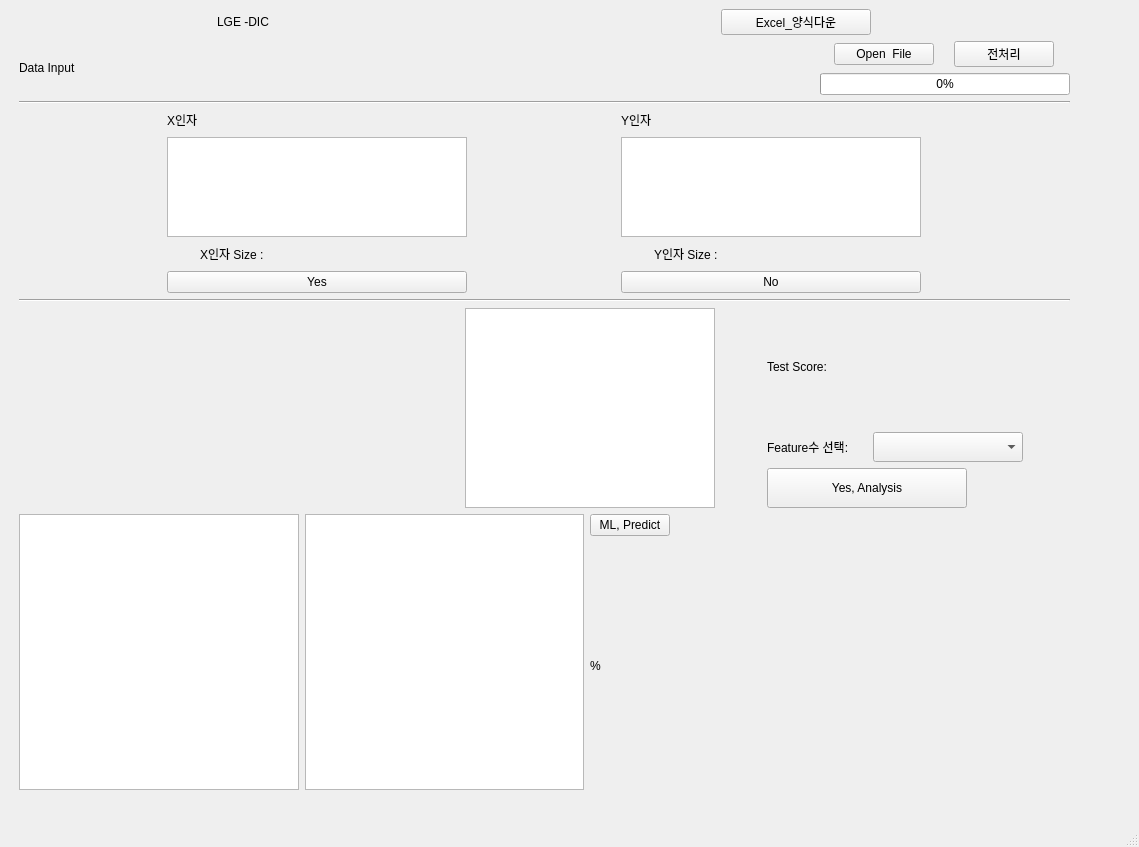
<?xml version="1.0" encoding="UTF-8"?>
<ui version="4.0">
 <class>MainWindow</class>
 <widget class="QMainWindow" name="MainWindow">
  <property name="geometry">
   <rect>
    <x>0</x>
    <y>0</y>
    <width>1139</width>
    <height>847</height>
   </rect>
  </property>
  <property name="sizePolicy">
   <sizepolicy hsizetype="Maximum" vsizetype="Preferred">
    <horstretch>0</horstretch>
    <verstretch>0</verstretch>
   </sizepolicy>
  </property>
  <property name="windowTitle">
   <string>MainWindow</string>
  </property>
  <widget class="QWidget" name="centralwidget">
   <property name="sizePolicy">
    <sizepolicy hsizetype="Maximum" vsizetype="Preferred">
     <horstretch>0</horstretch>
     <verstretch>0</verstretch>
    </sizepolicy>
   </property>
   <property name="maximumSize">
    <size>
     <width>1500</width>
     <height>16777215</height>
    </size>
   </property>
   <widget class="QWidget" name="gridLayoutWidget">
    <property name="geometry">
     <rect>
      <x>19</x>
      <y>9</y>
      <width>1051</width>
      <height>781</height>
     </rect>
    </property>
    <layout class="QGridLayout" name="gridLayout">
     <property name="sizeConstraint">
      <enum>QLayout::SetMinimumSize</enum>
     </property>
     <item row="0" column="0">
      <layout class="QVBoxLayout" name="verticalLayout">
       <property name="sizeConstraint">
        <enum>QLayout::SetMinimumSize</enum>
       </property>
       <item>
        <layout class="QVBoxLayout" name="verticalLayout_7">
         <property name="sizeConstraint">
          <enum>QLayout::SetMinimumSize</enum>
         </property>
         <item>
          <layout class="QHBoxLayout" name="horizontalLayout_12">
           <property name="sizeConstraint">
            <enum>QLayout::SetMinimumSize</enum>
           </property>
           <item>
            <widget class="QLabel" name="label_6">
             <property name="maximumSize">
              <size>
               <width>300</width>
               <height>16777215</height>
              </size>
             </property>
             <property name="text">
              <string>LGE -DIC</string>
             </property>
            </widget>
           </item>
           <item>
            <widget class="QPushButton" name="L0_btn_Excelfile">
             <property name="maximumSize">
              <size>
               <width>150</width>
               <height>16777215</height>
              </size>
             </property>
             <property name="text">
              <string>Excel_양식다운</string>
             </property>
            </widget>
           </item>
          </layout>
         </item>
        </layout>
       </item>
       <item>
        <layout class="QHBoxLayout" name="horizontalLayout">
         <property name="sizeConstraint">
          <enum>QLayout::SetMinimumSize</enum>
         </property>
         <item>
          <layout class="QHBoxLayout" name="horizontalLayout_3">
           <property name="sizeConstraint">
            <enum>QLayout::SetMinimumSize</enum>
           </property>
           <item>
            <widget class="QLabel" name="label">
             <property name="text">
              <string>Data Input</string>
             </property>
            </widget>
           </item>
          </layout>
         </item>
         <item>
          <layout class="QHBoxLayout" name="horizontalLayout_2">
           <property name="sizeConstraint">
            <enum>QLayout::SetMinimumSize</enum>
           </property>
           <item>
            <layout class="QVBoxLayout" name="verticalLayout_4">
             <property name="sizeConstraint">
              <enum>QLayout::SetMinimumSize</enum>
             </property>
             <item>
              <layout class="QVBoxLayout" name="verticalLayout_5">
               <property name="sizeConstraint">
                <enum>QLayout::SetMinimumSize</enum>
               </property>
               <item>
                <layout class="QHBoxLayout" name="horizontalLayout_11">
                 <property name="sizeConstraint">
                  <enum>QLayout::SetMinimumSize</enum>
                 </property>
                 <item>
                  <widget class="QPushButton" name="L1_btn_OpenFile">
                   <property name="maximumSize">
                    <size>
                     <width>100</width>
                     <height>16777215</height>
                    </size>
                   </property>
                   <property name="text">
                    <string>Open  File</string>
                   </property>
                  </widget>
                 </item>
                 <item>
                  <widget class="QPushButton" name="L1_btn_preprocessing">
                   <property name="maximumSize">
                    <size>
                     <width>100</width>
                     <height>16777215</height>
                    </size>
                   </property>
                   <property name="text">
                    <string>전처리</string>
                   </property>
                  </widget>
                 </item>
                </layout>
               </item>
              </layout>
             </item>
             <item>
              <layout class="QVBoxLayout" name="verticalLayout_6">
               <property name="spacing">
                <number>7</number>
               </property>
               <property name="sizeConstraint">
                <enum>QLayout::SetMinimumSize</enum>
               </property>
               <item>
                <widget class="QProgressBar" name="L1_pbar">
                 <property name="maximumSize">
                  <size>
                   <width>250</width>
                   <height>16777215</height>
                  </size>
                 </property>
                 <property name="value">
                  <number>0</number>
                 </property>
                </widget>
               </item>
              </layout>
             </item>
            </layout>
           </item>
          </layout>
         </item>
        </layout>
       </item>
      </layout>
     </item>
     <item row="4" column="0">
      <layout class="QVBoxLayout" name="verticalLayout_3">
       <property name="sizeConstraint">
        <enum>QLayout::SetMinimumSize</enum>
       </property>
       <item>
        <layout class="QHBoxLayout" name="horizontalLayout_6">
         <property name="sizeConstraint">
          <enum>QLayout::SetMinimumSize</enum>
         </property>
         <item>
          <layout class="QGridLayout" name="L3_graph_features">
           <property name="sizeConstraint">
            <enum>QLayout::SetMinimumSize</enum>
           </property>
           <item row="0" column="0">
            <spacer name="horizontalSpacer">
             <property name="orientation">
              <enum>Qt::Horizontal</enum>
             </property>
             <property name="sizeType">
              <enum>QSizePolicy::Minimum</enum>
             </property>
             <property name="sizeHint" stdset="0">
              <size>
               <width>400</width>
               <height>20</height>
              </size>
             </property>
            </spacer>
           </item>
          </layout>
         </item>
         <item>
          <widget class="QTableWidget" name="L3_tbl_Features">
           <property name="enabled">
            <bool>true</bool>
           </property>
           <property name="sizePolicy">
            <sizepolicy hsizetype="Expanding" vsizetype="Expanding">
             <horstretch>0</horstretch>
             <verstretch>0</verstretch>
            </sizepolicy>
           </property>
           <property name="maximumSize">
            <size>
             <width>250</width>
             <height>200</height>
            </size>
           </property>
          </widget>
         </item>
         <item>
          <layout class="QGridLayout" name="gridLayout_3">
           <property name="sizeConstraint">
            <enum>QLayout::SetMinimumSize</enum>
           </property>
           <item row="0" column="1">
            <widget class="QLabel" name="L3_lbl_TestScore">
             <property name="maximumSize">
              <size>
               <width>150</width>
               <height>130</height>
              </size>
             </property>
             <property name="text">
              <string/>
             </property>
            </widget>
           </item>
           <item row="1" column="0">
            <widget class="QLabel" name="label_8">
             <property name="maximumSize">
              <size>
               <width>100</width>
               <height>30</height>
              </size>
             </property>
             <property name="text">
              <string>Feature수 선택:</string>
             </property>
            </widget>
           </item>
           <item row="0" column="0">
            <widget class="QLabel" name="label_5">
             <property name="maximumSize">
              <size>
               <width>100</width>
               <height>130</height>
              </size>
             </property>
             <property name="text">
              <string>Test Score:</string>
             </property>
            </widget>
           </item>
           <item row="2" column="0" colspan="2">
            <widget class="QPushButton" name="L3_btn_Analysis">
             <property name="maximumSize">
              <size>
               <width>200</width>
               <height>40</height>
              </size>
             </property>
             <property name="text">
              <string>Yes, Analysis</string>
             </property>
            </widget>
           </item>
           <item row="1" column="1">
            <widget class="QComboBox" name="L3_cb_comboBox">
             <property name="maximumSize">
              <size>
               <width>150</width>
               <height>30</height>
              </size>
             </property>
            </widget>
           </item>
          </layout>
         </item>
        </layout>
       </item>
      </layout>
     </item>
     <item row="3" column="0">
      <widget class="Line" name="line_2">
       <property name="orientation">
        <enum>Qt::Horizontal</enum>
       </property>
      </widget>
     </item>
     <item row="2" column="0">
      <layout class="QVBoxLayout" name="verticalLayout_2">
       <property name="sizeConstraint">
        <enum>QLayout::SetMinimumSize</enum>
       </property>
       <item>
        <layout class="QGridLayout" name="gridLayout_2">
         <property name="sizeConstraint">
          <enum>QLayout::SetMinimumSize</enum>
         </property>
         <property name="verticalSpacing">
          <number>7</number>
         </property>
         <item row="0" column="1">
          <widget class="QLabel" name="label_3">
           <property name="maximumSize">
            <size>
             <width>50</width>
             <height>20</height>
            </size>
           </property>
           <property name="text">
            <string>Y인자</string>
           </property>
          </widget>
         </item>
         <item row="1" column="0">
          <widget class="QTableWidget" name="L2_tbl_Xdata">
           <property name="maximumSize">
            <size>
             <width>300</width>
             <height>100</height>
            </size>
           </property>
          </widget>
         </item>
         <item row="3" column="1">
          <widget class="QPushButton" name="L2_btn_NG">
           <property name="text">
            <string>No</string>
           </property>
          </widget>
         </item>
         <item row="3" column="0">
          <widget class="QPushButton" name="L2_btn_OK">
           <property name="text">
            <string>Yes</string>
           </property>
          </widget>
         </item>
         <item row="1" column="1">
          <widget class="QTableWidget" name="L2_tbl_Ydata">
           <property name="maximumSize">
            <size>
             <width>300</width>
             <height>100</height>
            </size>
           </property>
          </widget>
         </item>
         <item row="0" column="0">
          <widget class="QLabel" name="label_2">
           <property name="maximumSize">
            <size>
             <width>50</width>
             <height>20</height>
            </size>
           </property>
           <property name="text">
            <string>X인자</string>
           </property>
          </widget>
         </item>
         <item row="2" column="0">
          <layout class="QHBoxLayout" name="horizontalLayout_4">
           <property name="sizeConstraint">
            <enum>QLayout::SetMinimumSize</enum>
           </property>
           <item>
            <layout class="QHBoxLayout" name="horizontalLayout_7">
             <property name="sizeConstraint">
              <enum>QLayout::SetMinimumSize</enum>
             </property>
             <item>
              <widget class="QLabel" name="label_4">
               <property name="sizePolicy">
                <sizepolicy hsizetype="Preferred" vsizetype="Minimum">
                 <horstretch>0</horstretch>
                 <verstretch>0</verstretch>
                </sizepolicy>
               </property>
               <property name="maximumSize">
                <size>
                 <width>100</width>
                 <height>20</height>
                </size>
               </property>
               <property name="text">
                <string>X인자 Size :</string>
               </property>
              </widget>
             </item>
            </layout>
           </item>
           <item>
            <layout class="QHBoxLayout" name="horizontalLayout_5">
             <property name="spacing">
              <number>7</number>
             </property>
             <property name="sizeConstraint">
              <enum>QLayout::SetMinimumSize</enum>
             </property>
             <item>
              <widget class="QLabel" name="L2_lbl_Xlabel">
               <property name="sizePolicy">
                <sizepolicy hsizetype="Preferred" vsizetype="Minimum">
                 <horstretch>0</horstretch>
                 <verstretch>0</verstretch>
                </sizepolicy>
               </property>
               <property name="maximumSize">
                <size>
                 <width>100</width>
                 <height>20</height>
                </size>
               </property>
               <property name="text">
                <string/>
               </property>
              </widget>
             </item>
            </layout>
           </item>
          </layout>
         </item>
         <item row="2" column="1">
          <layout class="QHBoxLayout" name="horizontalLayout_8">
           <property name="sizeConstraint">
            <enum>QLayout::SetMinimumSize</enum>
           </property>
           <item>
            <layout class="QHBoxLayout" name="horizontalLayout_10">
             <property name="sizeConstraint">
              <enum>QLayout::SetMinimumSize</enum>
             </property>
             <item>
              <widget class="QLabel" name="label_7">
               <property name="sizePolicy">
                <sizepolicy hsizetype="Preferred" vsizetype="Minimum">
                 <horstretch>0</horstretch>
                 <verstretch>0</verstretch>
                </sizepolicy>
               </property>
               <property name="maximumSize">
                <size>
                 <width>100</width>
                 <height>20</height>
                </size>
               </property>
               <property name="text">
                <string>Y인자 Size :</string>
               </property>
              </widget>
             </item>
            </layout>
           </item>
           <item>
            <layout class="QHBoxLayout" name="horizontalLayout_9">
             <property name="sizeConstraint">
              <enum>QLayout::SetMinimumSize</enum>
             </property>
             <item>
              <widget class="QLabel" name="L2_lbl_Ylabel">
               <property name="sizePolicy">
                <sizepolicy hsizetype="Preferred" vsizetype="Minimum">
                 <horstretch>0</horstretch>
                 <verstretch>0</verstretch>
                </sizepolicy>
               </property>
               <property name="maximumSize">
                <size>
                 <width>100</width>
                 <height>20</height>
                </size>
               </property>
               <property name="text">
                <string/>
               </property>
              </widget>
             </item>
            </layout>
           </item>
          </layout>
         </item>
        </layout>
       </item>
      </layout>
     </item>
     <item row="1" column="0">
      <widget class="Line" name="line">
       <property name="orientation">
        <enum>Qt::Horizontal</enum>
       </property>
      </widget>
     </item>
     <item row="5" column="0">
      <layout class="QVBoxLayout" name="verticalLayout_8">
       <item>
        <layout class="QHBoxLayout" name="horizontalLayout_13">
         <item>
          <widget class="QTableWidget" name="L4_tbl_Data"/>
         </item>
         <item>
          <widget class="QTableWidget" name="L4_tbl_Input"/>
         </item>
         <item>
          <layout class="QVBoxLayout" name="verticalLayout_9">
           <item>
            <widget class="QPushButton" name="L4_btn_Predict">
             <property name="text">
              <string>ML, Predict</string>
             </property>
            </widget>
           </item>
           <item>
            <widget class="QLabel" name="L4_lbl_TestScore">
             <property name="text">
              <string>%</string>
             </property>
            </widget>
           </item>
          </layout>
         </item>
         <item>
          <layout class="QGridLayout" name="L4_graph_features">
           <item row="0" column="0">
            <spacer name="horizontalSpacer_2">
             <property name="orientation">
              <enum>Qt::Horizontal</enum>
             </property>
             <property name="sizeType">
              <enum>QSizePolicy::Minimum</enum>
             </property>
             <property name="sizeHint" stdset="0">
              <size>
               <width>400</width>
               <height>20</height>
              </size>
             </property>
            </spacer>
           </item>
          </layout>
         </item>
        </layout>
       </item>
      </layout>
     </item>
    </layout>
   </widget>
  </widget>
  <widget class="QMenuBar" name="menubar">
   <property name="geometry">
    <rect>
     <x>0</x>
     <y>0</y>
     <width>1139</width>
     <height>26</height>
    </rect>
   </property>
  </widget>
  <widget class="QStatusBar" name="statusbar"/>
 </widget>
 <resources/>
 <connections/>
</ui>
